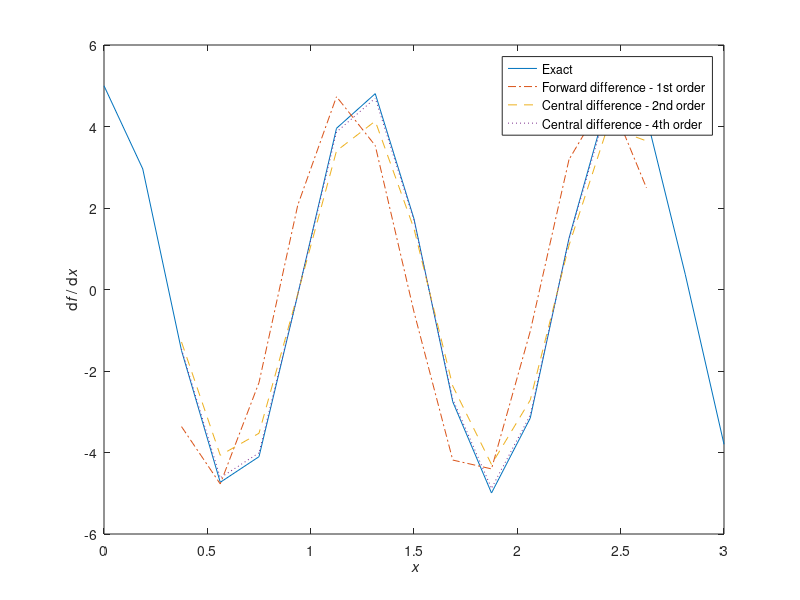

Here is the MATLAB script that generated this plot: (Note: this script raises an error after producing the figure.)
%--------------------------------------------------------------------------
%Matlab script to calculate derivative using three different finite 
%difference formulas
%--------------------------------------------------------------------------
%Problem Set #1, Problem 3
%--------------------------------------------------------------------------
%Author: Guorui Wei (危国锐) (313017602@qq.com)
%Date created: Oct. 17, 2024
%--------------------------------------------------------------------------

close all %close all figure windows
clear all %clear memory of all variables

%-------------------------------------------------------
%Define variables that do not change for different grids
%-------------------------------------------------------
L=3; %Length of domain
m=1; %counter for number of grid sizes to plot

%---------------------------------------------------------------
%Loop over different grid sizes (N = number of points in domain)
%---------------------------------------------------------------
for N = [8 16 32 64 128 256 512 1024 2048] 

  %-------------------------------------
  %Define resolution-dependent variables
  %-------------------------------------
  deltax = L/N; %Grid spacing
  x =0:deltax:L; %define x, grid
  nx=length(x); %number of points in grid

  f = sin(5*x); %function to be differentiated

  dfdx_exact = 5 * cos(5*x); %exact (analytical) derivative

  %-----------------------------------------------------------------------
  %Initialize arrays for 3 schemes with NaNs so that un-used values at the 
  %edge of the domain will not be plotted. This isn't necessary, but just
  %makes the plotting a bit easier.
  %-----------------------------------------------------------------------
  dfdx_1st = NaN*ones(size(dfdx_exact));
  dfdx_2nd = NaN*ones(size(dfdx_exact));
  dfdx_4th = NaN*ones(size(dfdx_exact));

  %-----------------------------------------------------------------------
  %Compute derivatives with three different approximations
  %-----------------------------------------------------------------------
  for i=3:nx-2 %Notice the limits here
      dfdx_1st(i) =  (f(i+1) - f(i)) / deltax; %first order forward
      dfdx_2nd(i) =  (f(i+1) - f(i-1)) / 2 / deltax; %second order central
      dfdx_4th(i) =  (f(i-2) - 8*f(i-1) + 8*f(i+1) - f(i+2)) / 12 / deltax; %fourth order central
  end

  %-----------------------------------------------------------------------
  %Plot the exact and approximated derivatives for the case where N=16
  %-----------------------------------------------------------------------
  if (N == 16)
    figure
    plot(x,dfdx_exact,'-',x,dfdx_1st,'-.',x,dfdx_2nd,'--',x,dfdx_4th,':')
    xlabel('\it x')
    ylabel('d{\itf} / d{\itx}')
    legend('Exact','Forward difference - 1st order',...
          'Central difference - 2nd order', 'Central difference - 4th order')
    set(gca, FontName="Times New Roman", FontSize=10.5)
    print(gcf, "fig_3_1_first_diff_compare.svg", "-dsvg")
  end

  %-----------------------------------------------------------------------
  %Extract the errors for x = 1.5, the midpoint of the domain
  %-----------------------------------------------------------------------
  dx(m) = deltax; %store the current deltax in an array for plotting later
  midpoint = floor((1+nx)/2); %calculate the midpoint index 
  error_1st(m) = abs(dfdx_1st(midpoint)-dfdx_exact(midpoint));
  error_2nd(m) = abs(dfdx_2nd(midpoint)-dfdx_exact(midpoint));
  error_4th(m) = abs(dfdx_4th(midpoint)-dfdx_exact(midpoint));

  m = m +1; %Advance counter for number of grids
  
end %end of loop over different grid sizes

%-----------------------------
%Calculate slopes of lines
%-----------------------------
slope_1st = diff(log(error_1st))./diff(log(dx))
slope_2nd = diff(log(error_2nd))./diff(log(dx))
slope_4th = diff(log(error_4th))./diff(log(dx))

%--------------------------------
%Plot dx versus error at x = 1.5
%--------------------------------
figure
loglog(dx,error_1st,'-*',dx,error_2nd,'x--',dx,error_4th,'+:')
xlabel('\Delta')
ylabel('Error at{\it x} = 1.5')
legend('Forward difference - 1st order','Central difference - 2nd order', ...
      'Central difference - 4th order', Location='southeast')
set(gca, FontName="Times New Roman", FontSize=10.5)
print(gcf, "fig_3_2_first_diff_error_loglog.svg", "-dsvg")
